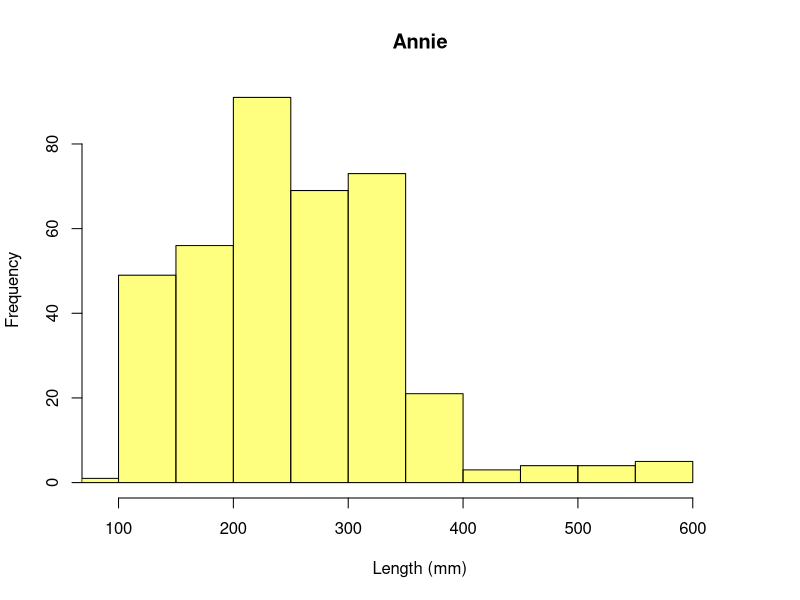
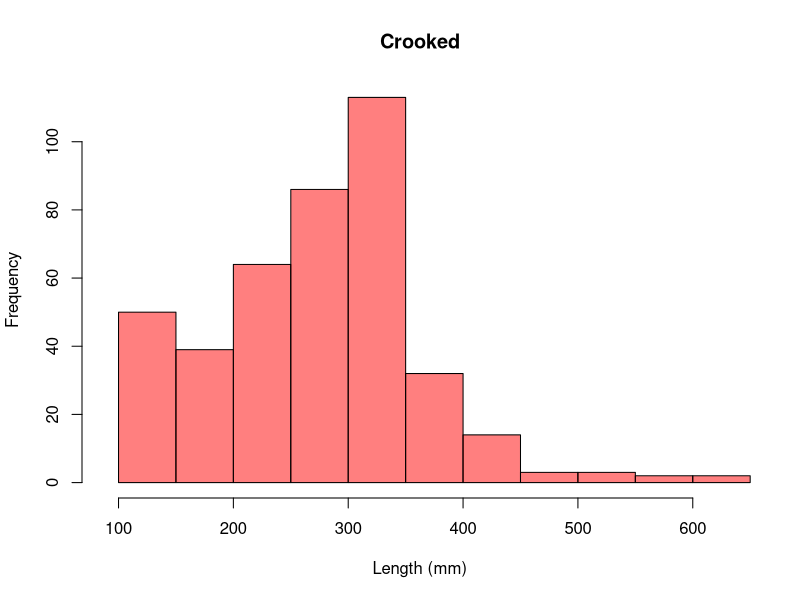
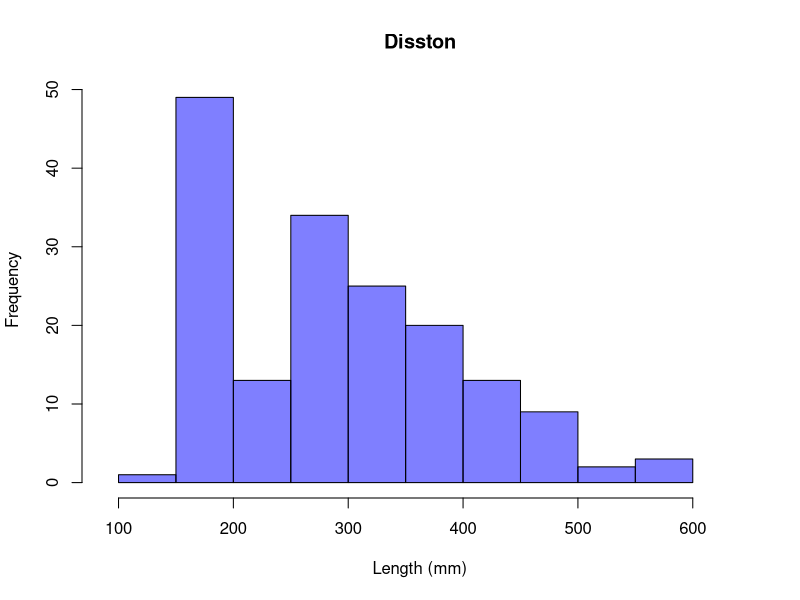
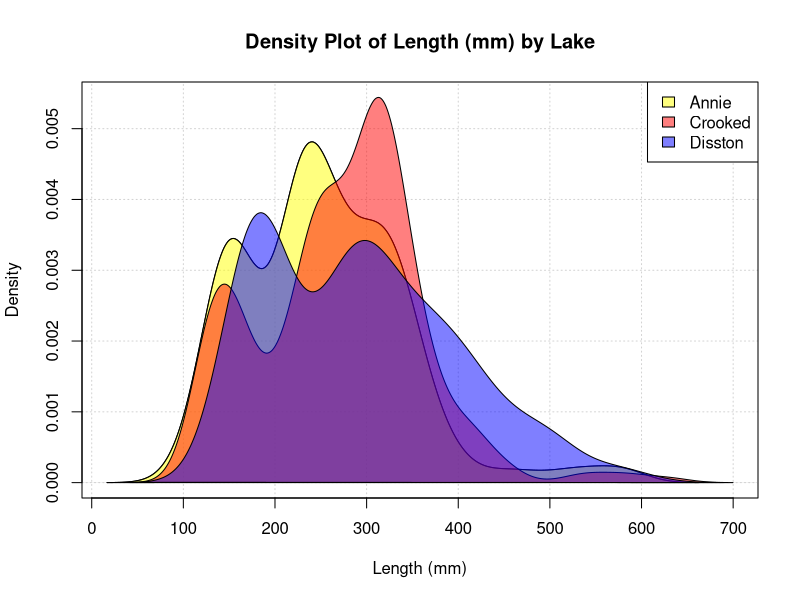
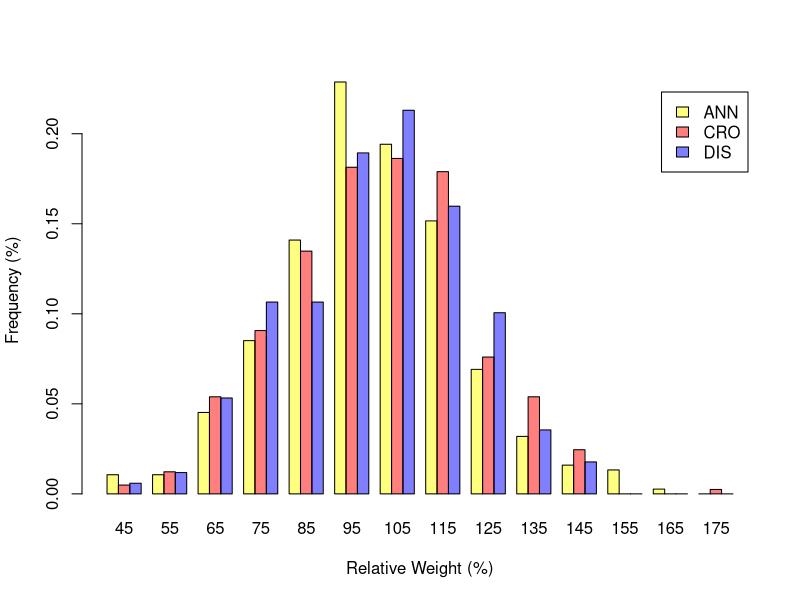
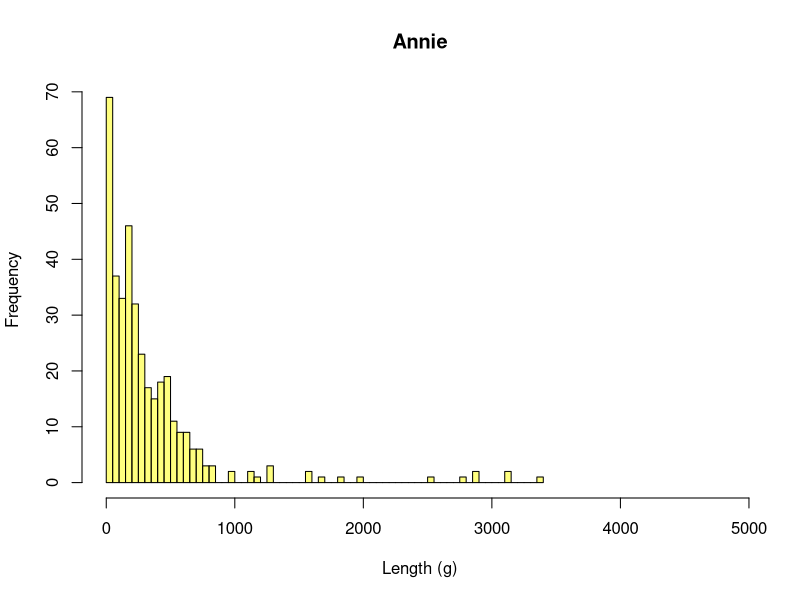
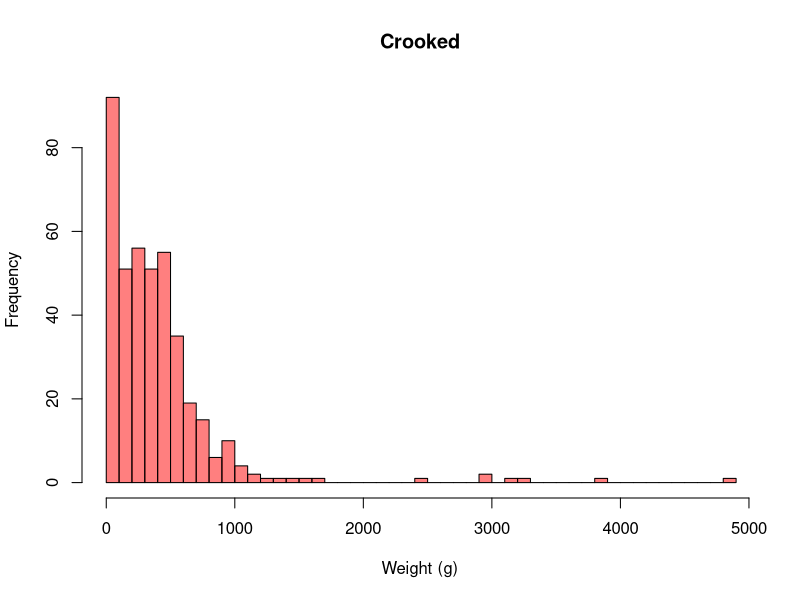
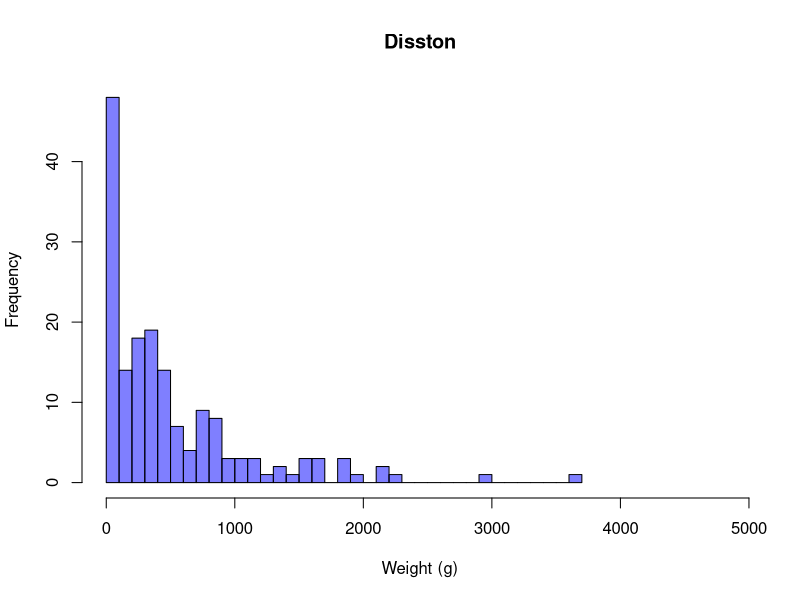

These figures' R source, in order:
## ---- chunk 1
setwd("/workspaces/schooling/population_dynamics/lab_1/") 
lfdata <- read.table("data/LMB_size_structure.txt", header=T, sep="") 
head(lfdata)
## ---- chunk 2
# a nice function from Prof. Siders
col2rgbA<-function(color,transparency)
{
  rgb(t(col2rgb(color))/255,alpha=transparency) 
}

# get colors for our lakes (Annie, Crooked, and Disston)
col.lk <- col2rgbA(c('yellow','red','blue'), 0.5)
## ---- chunk 3
with(
    lfdata, {
        xlim=range(TL)
        hist(
            TL[Lake=="ANN"], main="Annie", col=col.lk[1],
            xlim=xlim, xlab="Length (mm)"
        )
        hist(
            TL[Lake=="CRO"], main="Crooked", col=col.lk[2],
            xlim=xlim, xlab="Length (mm)"
        )
        hist(
            TL[Lake=="DIS"], main="Disston", col=col.lk[3],
            xlim=xlim, xlab="Length (mm)"
        )
    }
)
## ---- chunk 4
with(
    lfdata, {
        densAnn <- density(TL[Lake=="ANN"])
        densCro <- density(TL[Lake=="CRO"])
        densDis <- density(TL[Lake=="DIS"])
        xlim <- range(densAnn$x, densCro$x, densDis$x)
        ylim <- range(densAnn$y, densCro$y, densDis$y)
        plot(
            densAnn, xlim=xlim, ylim=ylim, xlab="Length (mm)",
            main="Density Plot of Length (mm) by Lake",
            panel.first = grid() 
        )
        polygon(densAnn, density=-1, col=col.lk[1])
        polygon(densCro, density=-1, col=col.lk[2])
        polygon(densDis, density=-1, col=col.lk[3])
    }
)
legend("topright", legend=c("Annie","Crooked","Disston"),
       fill=col.lk)
## ---- chunk 5
lfdata$sizegrp <- cut(
    lfdata$TL, breaks=c(0, 200, 300, 380, 450, Inf),
    labels=c("S","Q","P","M","T"), right=FALSE
)
head(lfdata)
## ---- chunk 6
size_groups_by_lake <- xtabs(~sizegrp+Lake, data=lfdata)
size_groups_by_lake
## ---- chunk 7
prop_by_lake <- prop.table(size_groups_by_lake, margin=2)
prop_by_lake
## ---- chunk 8
size_groups <- xtabs(~sizegrp, data=lfdata)
size_groups
## ---- chunk 9
prop_overall <- prop.table(size_groups)
prop_overall
## ---- chunk 10
sweep(prop_by_lake, 1, prop_overall, "-")
## ---- chunk 11
chisq.test(lfdata$Lake, lfdata$sizegrp) 
## ---- chunk 12
arr <- c("ANN", "CRO") 
chisq.test(
    lfdata$Lake[lfdata$Lake %in% arr ], 
    lfdata$sizegrp[lfdata$Lake %in% arr ])
## ---- chunk 13
arr <- c("ANN", "DIS") 
chisq.test(
    lfdata$Lake[lfdata$Lake %in% arr ], 
    lfdata$sizegrp[lfdata$Lake %in% arr ])
## ---- chunk 14
arr <- c("CRO", "DIS")
chisq.test(
    lfdata$Lake[lfdata$Lake %in% arr ], 
    lfdata$sizegrp[lfdata$Lake %in% arr ])
## ---- chunk 15
arr <- c("ANN", "CRO") 
ks.test(
    as.integer(factor(lfdata$Lake[lfdata$Lake %in% arr ], levels=arr)), 
    as.integer(lfdata$sizegrp[lfdata$Lake %in% arr ])
)
## ---- chunk 16
arr <- c("ANN", "DIS") 
ks.test(
    as.integer(factor(lfdata$Lake[lfdata$Lake %in% arr ], levels=arr)), 
    as.integer(lfdata$sizegrp[lfdata$Lake %in% arr ])
)
## ---- chunk 17
arr <- c("CRO", "DIS")
ks.test(
    as.integer(factor(lfdata$Lake[lfdata$Lake %in% arr ], levels=arr)), 
    as.integer(lfdata$sizegrp[lfdata$Lake %in% arr ])
)
## ---- chunk 18
a <- 10^-5.316
b <- 3.191
lfdata$WS <- a*lfdata$TL^b
lfdata$WR <- lfdata$Wt / lfdata$WS * 100
head(lfdata)
## ---- chunk 19
wthA <- hist(lfdata$WR[which(lfdata$Lake=='ANN')],
             breaks=seq(40,180,by=10),plot=FALSE)
wthC <- hist(lfdata$WR[which(lfdata$Lake=='CRO')],
             breaks=seq(40,180,by=10),plot=FALSE)
wthD <- hist(lfdata$WR[which(lfdata$Lake=='DIS')],
             breaks=seq(40,180,by=10),plot=FALSE)
WtRelmat <- matrix(c(wthA$counts/sum(wthA$counts),
                     wthC$counts/sum(wthC$counts),
                     wthD$counts/sum(wthD$counts)), 
                   nrow=3, ncol=length(wthA$counts), byrow=TRUE)
rownames(WtRelmat) <- c('ANN','CRO','DIS')
colnames(WtRelmat) <- paste0("br.",wthA$mids)

barplot(WtRelmat, beside=TRUE, 
        names.arg=wthA$mids, 
        xlab='Relative Weight (%)',
        ylab='Frequency (%)', 
        col=col.lk, legend.text=c('ANN','CRO','DIS'))
## ---- chunk 20
aggregate(WR~sizegrp+Lake, data=lfdata, FUN=mean)
## ---- chunk 21
with(
    lfdata, {
        summary(aov(TL~Lake))
    }
)
## ---- chunk 22
pairwise <- data.frame(subset(lfdata, Lake!='ANN'))
with(
    pairwise, {
        summary(aov(TL~Lake))
    }
)
## ---- chunk 23
pairwise <- data.frame(subset(lfdata, Lake!='DIS'))
with(
    pairwise, {
        summary(aov(TL~Lake))
    }
)
## ---- chunk 24
pairwise <- data.frame(subset(lfdata, Lake!='CRO'))
with(
    pairwise, {
        summary(aov(TL~Lake))
    }
)
## ---- chunk 25
lfdata$lWt <- log(lfdata$Wt, 10)
lfdata$lTL <- log(lfdata$TL, 10)
head(lfdata)
## ---- chunk 26
df <- data.frame(subset(lfdata, Lake=="ANN"))
with(
    df, {
        lm(lWt~lTL)
    }
)
## ---- chunk 27
df <- data.frame(subset(lfdata, Lake=="CRO"))
with(
    df, {
        lm(lWt~lTL)
    }
)
## ---- chunk 28
df <- data.frame(subset(lfdata, Lake=="DIS"))
with(
    df, {
        lm(lWt~lTL)
    }
)
## ---- chunk 29
with(
    lfdata, {
        breaks <- 50
        xlim=range(Wt)
        hist(
            Wt[Lake=="ANN"], main="Annie", col=col.lk[1],
            xlim=xlim, xlab="Length (g)", breaks=breaks
        )
        hist(
            Wt[Lake=="CRO"], main="Crooked", col=col.lk[2],
            xlim=xlim, xlab="Weight (g)", breaks=breaks
        )
        hist(
            Wt[Lake=="DIS"], main="Disston", col=col.lk[3],
            xlim=xlim, xlab="Weight (g)", breaks=breaks
        )
    }
)
